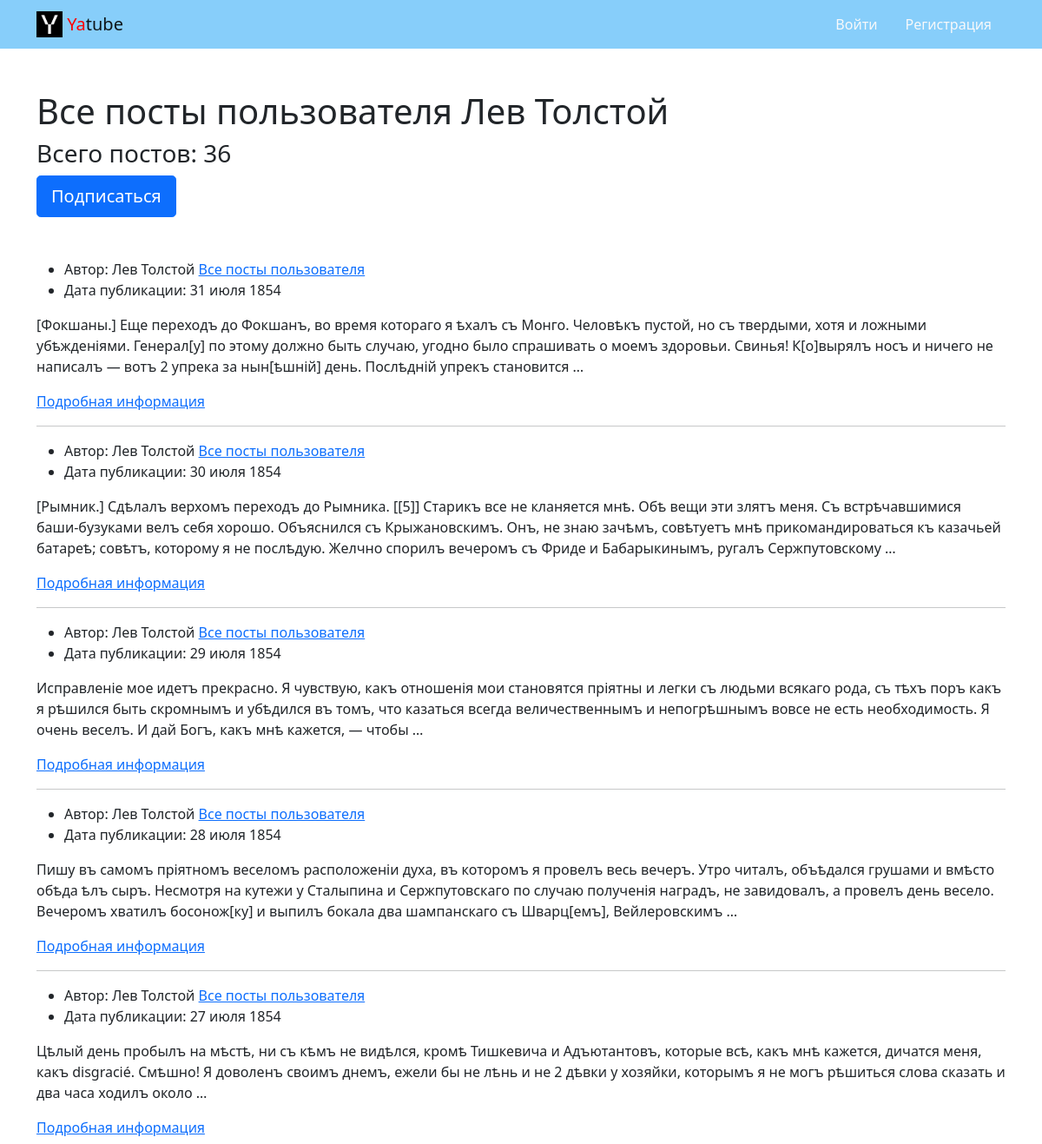
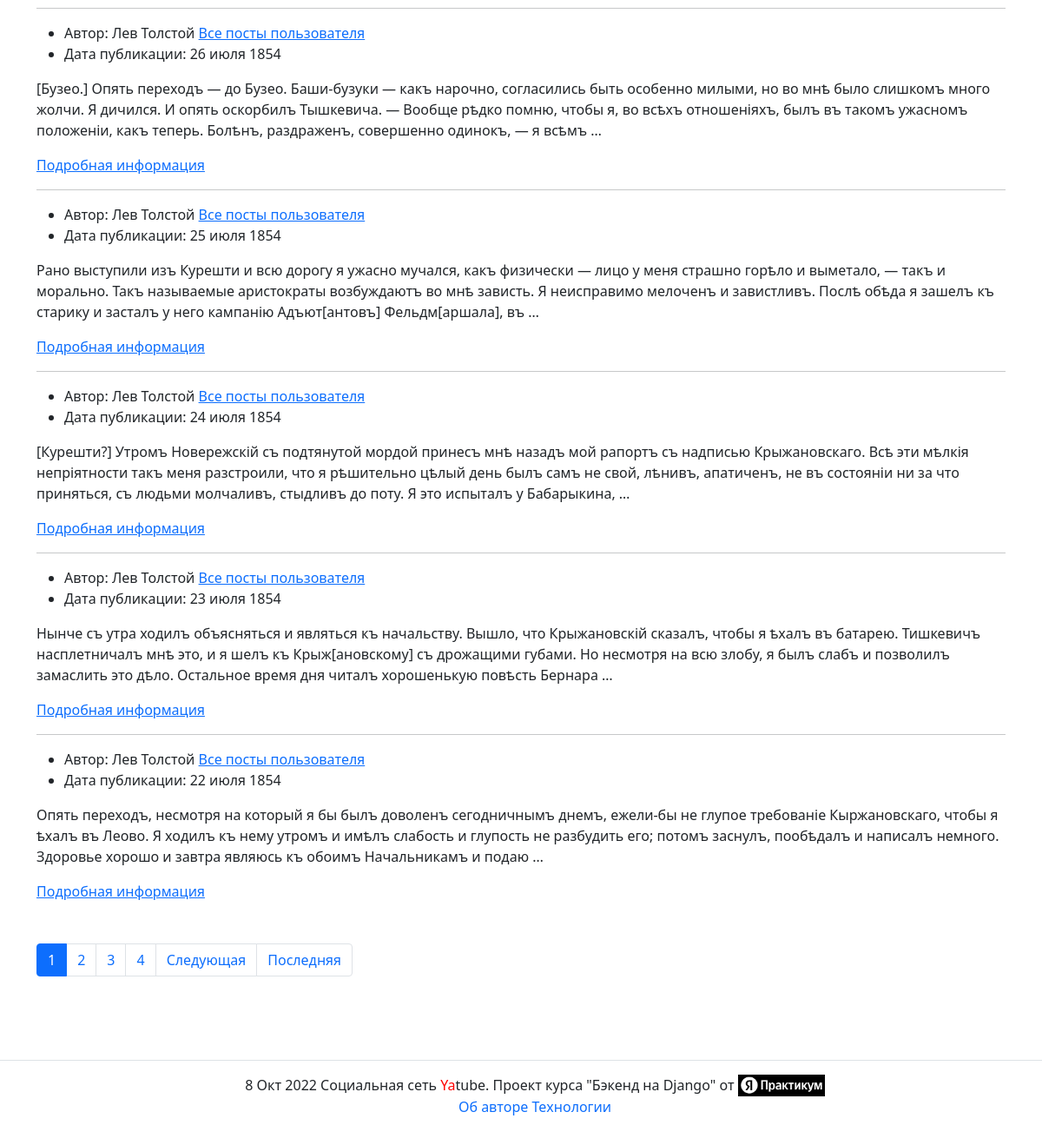
The page /profile/leo/ on the database its author committed (2 pictures, top to bottom).
### posts/models.py (models this page shows, shortened)
class Post(models.Model):
    text = models.TextField(
        verbose_name="Текст поста",
        help_text="Добавьте описание поста"
    )
    pub_date = models.DateTimeField(
        auto_now_add=True,
        verbose_name="Дата публикации"
    )
    author = models.ForeignKey(
        User,
        on_delete=models.CASCADE,
        related_name='posts',
        verbose_name="Автор"
    )
    group = models.ForeignKey(
        Group,
        blank=True,
        null=True,
        related_name='posts',
        on_delete=models.SET_NULL,
        verbose_name="Группа",
        help_text="Укажите группу в которой опубликуется пост"
    )
    image = models.ImageField(
        verbose_name="Картинка",
        help_text="Прикрепите изображение",
        upload_to='posts/',
        blank=True
    )
    class Meta:
        ordering = ('-pub_date',)
        verbose_name = "Статья"
        verbose_name_plural = "Статьи"

### posts/views.py (the view)
# urls.py: path('profile/<str:username>/', views.profile, name='profile'),
def profile(request, username):
    post_author = get_object_or_404(User, username=username)
    post_list = post_author.posts.select_related('group')
    following = (request.user.is_authenticated
                 and post_author.following.filter(user=request.user).exists())
    context = {
        'page_obj': paginator(request.GET.get('page'), post_list),
        'count_post': post_list.count,
        'author': post_author,
        'following': following,
    }
    return render(request, 'posts/profile.html', context)

### posts/views.py (called while the page is built)
def paginator(page_number, post_list):
    post = Paginator(post_list, settings.NUMBER_POST)
    page_obj = post.get_page(page_number)
    return page_obj

### templates/posts/profile.html (shortened to what this page needs)
{% extends 'base.html' %}
{% block content %}
  <div class="mb-5">
    <h1>Все посты пользователя {{ author.get_full_name }}</h1>
    <h3>Всего постов: {{ count_post }}</h3>
    {% if request.user != author %}
      {% if following %}
        <a
          class="btn btn-lg btn-light"
          href="{% url 'posts:profile_unfollow' author.username %}" role="button"
        >
          Отписаться
        </a>
      {% else %}
        <a
          class="btn btn-lg btn-primary"
          href="{% url 'posts:profile_follow' author.username %}" role="button"
        >
          Подписаться
        </a>
      {% endif %}
    {% endif %}
  </div>
  {% for post in page_obj %}
      {% include 'posts/includes/post_for_list.html' %}
    {% if not forloop.last %}<hr>{% endif %}
  {% endfor %}
{% endblock %}

### templates/posts/includes/post_for_list.html (shortened to what this page needs)
{% load thumbnail %}
<article>
  <ul>
    <li>
      Автор: {{ post.author.get_full_name }}
      <a href="{% url 'posts:profile' post.author.username %}">Все посты пользователя</a>
    </li>
    <li>
      Дата публикации: {{ post.pub_date|date:"d E Y" }}
    </li>
  </ul>
  <p>{{ post.text|truncatewords:50 }}</p>
  <a href="{% url 'posts:post_detail' post.id %}">Подробная информация </a>
  </article>
<article>

### rows shown on the page
Post: author.get_full_name "Лев Толстой", pub_date "31 июля 1854", text "[Фокшаны.] Еще переходъ до Фокшанъ, во время котораго я ѣхалъ съ Монго. Человѣкъ пустой, но съ твердыми, хотя и ложными убѣжденіями. Генерал[у] по этому должно быть случаю, угодно было спрашивать о моемъ здоровьи. Свинья! К[о]вырялъ носъ и ничего не написалъ — вотъ 2 упрека за нын[ѣшній] день. Послѣдній упрекъ становится …"
Post: author.get_full_name "Лев Толстой", pub_date "30 июля 1854", text "[Рымник.] Сдѣлалъ верхомъ переходъ до Рымника. [[5]] Старикъ все не кланяется мнѣ. Обѣ вещи эти злятъ меня. Съ встрѣчавшимися баши-бузуками велъ себя хорошо. Объяснился съ Крыжановскимъ. Онъ, не знаю зачѣмъ, совѣтуетъ мнѣ прикомандироваться къ казачьей батареѣ; совѣтъ, которому я не послѣдую. Желчно спорилъ вечеромъ съ Фриде и Бабарыкинымъ, ругалъ Сержпутовскому …"
Post: author.get_full_name "Лев Толстой", pub_date "29 июля 1854", text "Исправленіе мое идетъ прекрасно. Я чувствую, какъ отношенія мои становятся пріятны и легки съ людьми всякаго рода, съ тѣхъ поръ какъ я рѣшился быть скромнымъ и убѣдился въ томъ, что казаться всегда величественнымъ и непогрѣшнымъ вовсе не есть необходимость. Я очень веселъ. И дай Богъ, какъ мнѣ кажется, — чтобы …"
Post: author.get_full_name "Лев Толстой", pub_date "28 июля 1854", text "Пишу въ самомъ пріятномъ веселомъ расположеніи духа, въ которомъ я провелъ весь вечеръ. Утро читалъ, объѣдался грушами и вмѣсто обѣда ѣлъ сыръ. Несмотря на кутежи у Сталыпина и Сержпутовскаго по случаю полученія наградъ, не завидовалъ, а провелъ день весело. Вечеромъ хватилъ босонож[ку] и выпилъ бокала два шампанскаго съ Шварц[емъ], Вейлеровскимъ …"
Post: author.get_full_name "Лев Толстой", pub_date "27 июля 1854", text "Цѣлый день пробылъ на мѣстѣ, ни съ кѣмъ не видѣлся, кромѣ Тишкевича и Адъютантовъ, которые всѣ, какъ мнѣ кажется, дичатся меня, какъ disgracié. Смѣшно! Я доволенъ своимъ днемъ, ежели бы не лѣнь и не 2 дѣвки у хозяйки, которымъ я не могъ рѣшиться слова сказать и два часа ходилъ около …"
Post: author.get_full_name "Лев Толстой", pub_date "26 июля 1854", text "[Бузео.] Опять переходъ — до Бузео. Баши-бузуки — какъ нарочно, согласились быть особенно милыми, но во мнѣ было слишкомъ много жолчи. Я дичился. И опять оскорбилъ Тышкевича. — Вообще рѣдко помню, чтобы я, во всѣхъ отношеніяхъ, былъ въ такомъ ужасномъ положеніи, какъ теперь. Болѣнъ, раздраженъ, совершенно одинокъ, — я всѣмъ …"
Post: author.get_full_name "Лев Толстой", pub_date "25 июля 1854", text "Рано выступили изъ Курешти и всю дорогу я ужасно мучался, какъ физически — лицо у меня страшно горѣло и выметало, — такъ и морально. Такъ называемые аристократы возбуждаютъ во мнѣ зависть. Я неисправимо мелоченъ и завистливъ. Послѣ обѣда я зашелъ къ старику и засталъ у него кампанію Адъют[антовъ] Фельдм[аршала], въ …"
Post: author.get_full_name "Лев Толстой", pub_date "24 июля 1854", text "[Курешти?] Утромъ Новережскій съ подтянутой мордой принесъ мнѣ назадъ мой рапортъ съ надписью Крыжановскаго. Всѣ эти мѣлкія непріятности такъ меня разстроили, что я рѣшительно цѣлый день былъ самъ не свой, лѣнивъ, апатиченъ, не въ состояніи ни за что приняться, съ людьми молчаливъ, стыдливъ до поту. Я это испыталъ у Бабарыкина, …"
Post: author.get_full_name "Лев Толстой", pub_date "23 июля 1854", text "Нынче съ утра ходилъ объясняться и являться къ начальству. Вышло, что Крыжановскій сказалъ, чтобы я ѣхалъ въ батарею. Тишкевичъ насплетничалъ мнѣ это, и я шелъ къ Крыж[ановскому] съ дрожащими губами. Но несмотря на всю злобу, я былъ слабъ и позволилъ замаслить это дѣло. Остальное время дня читалъ хорошенькую повѣсть Бернара …"
Post: author.get_full_name "Лев Толстой", pub_date "22 июля 1854", text "Опять переходъ, несмотря на который я бы былъ доволенъ сегодничнымъ днемъ, ежели-бы не глупое требованіе Кыржановскаго, чтобы я ѣхалъ въ Леово. Я ходилъ къ нему утромъ и имѣлъ слабость и глупость не разбудить его; потомъ заснулъ, пообѣдалъ и написалъ немного. Здоровье хорошо и завтра являюсь къ обоимъ Начальникамъ и подаю …"

### other values the page prints
{{ author.get_full_name }} "Лев Толстой"
{{ count_post }} "36"
{{ i }} "1"
{{ i }} "2" "3" "4"
